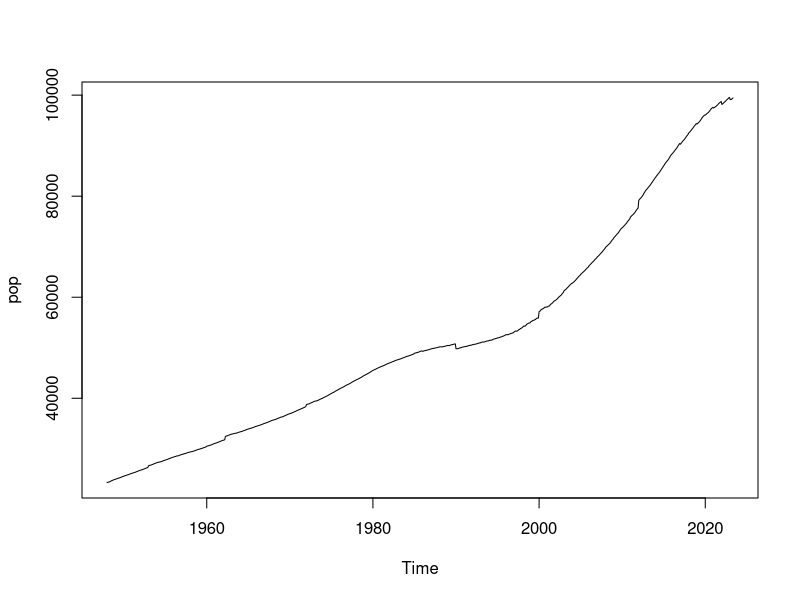
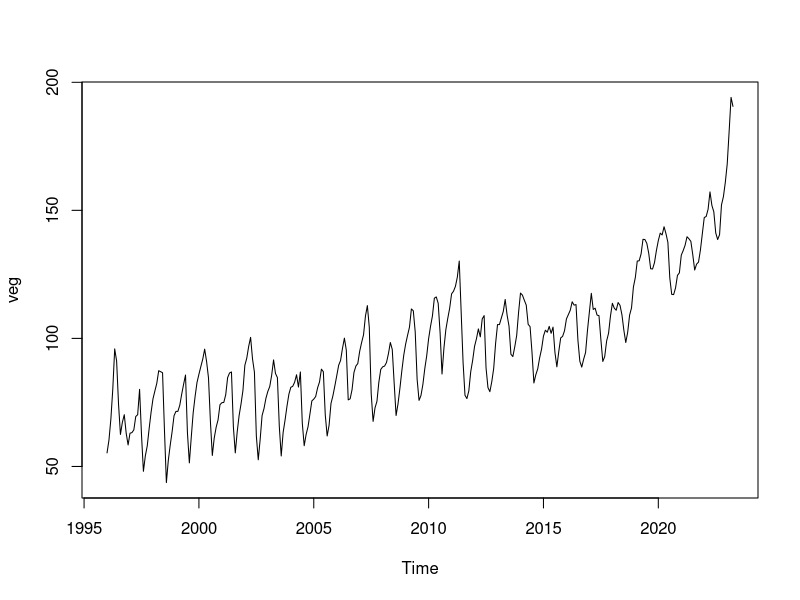
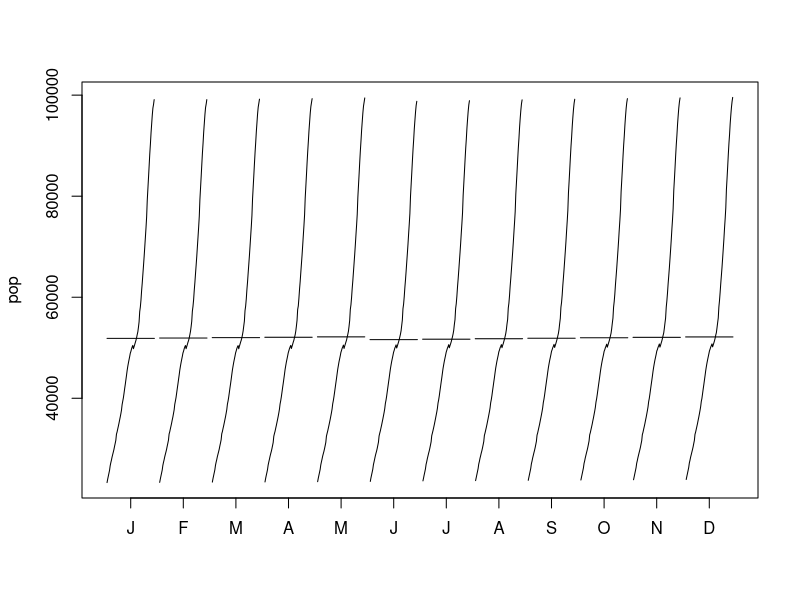
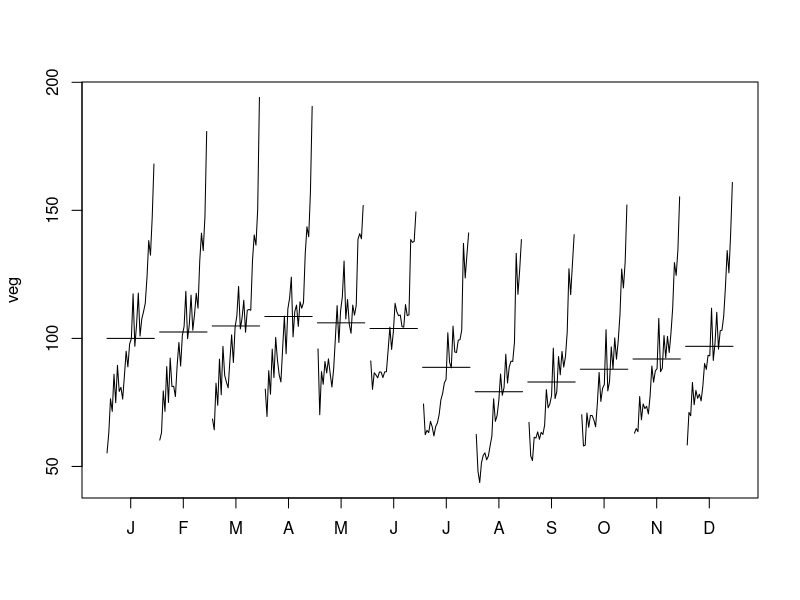
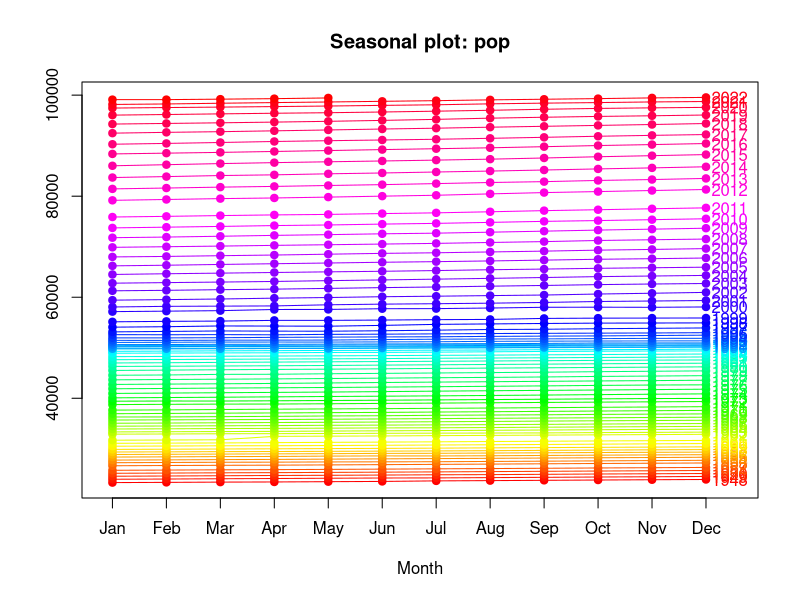
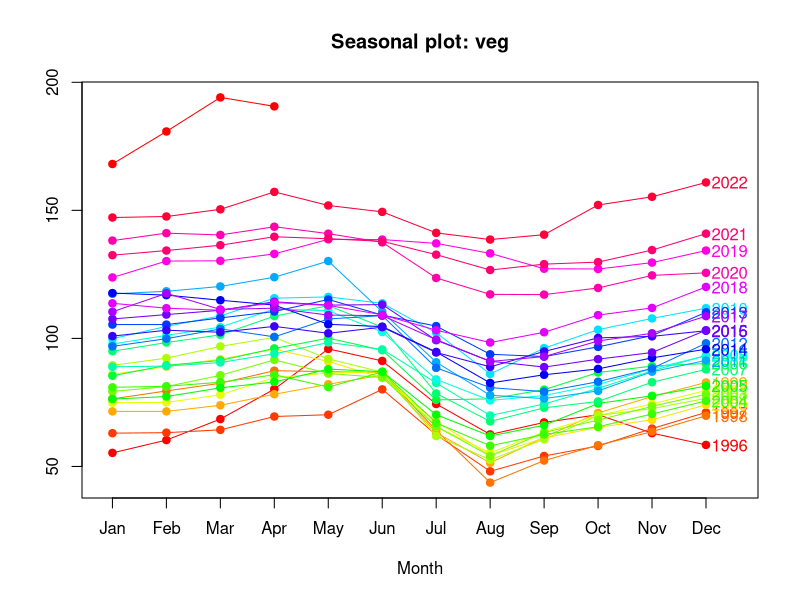
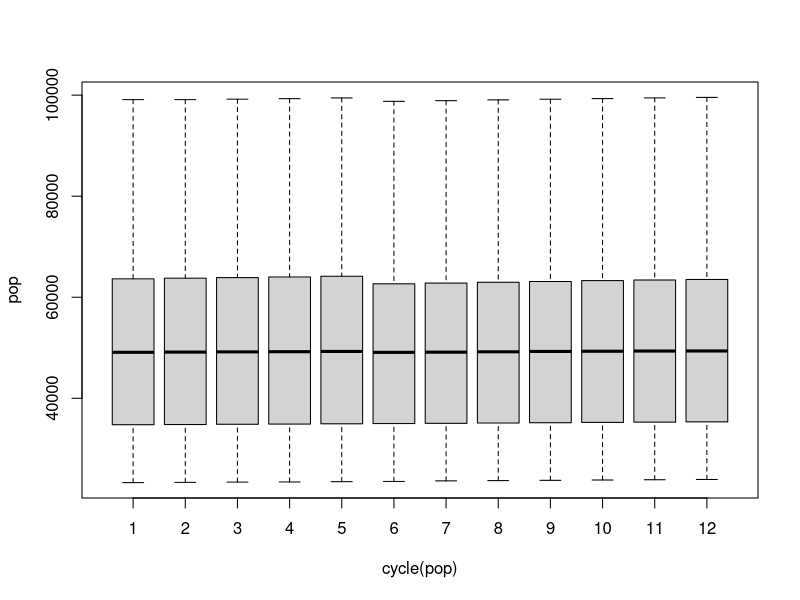
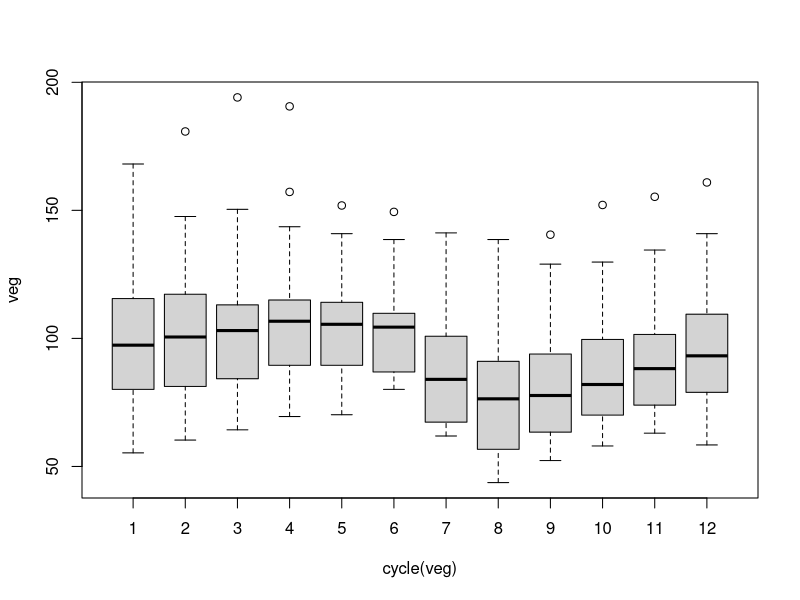

These charts were generated, in order, by the following R code: (Note: a time limit stopped this script after it produced the figures.)
## ---- chunk 1
knitr::opts_chunk$set(echo = TRUE)
## ---- chunk 2
setwd('C:/Users/marty/Desktop/GITHUB/ts')
pop <- read.csv('pop.csv')
veg <- read.csv('veg.csv')

colnames(pop) <- c('data','liczba')
colnames(veg) <- c('data', 'cena')

pop$data <- as.Date(pop$data)
pop$liczba <- as.numeric(pop$liczba)

veg$data <- as.Date(veg$data)
veg$cena <- as.numeric(veg$cena)

pop <- ts(pop$liczba, start=1948, frequency = 12)
pop

veg <- ts(veg$cena, start=1996, frequency = 12)
veg

is.ts(pop)
is.ts(veg)
## ---- chunk 3
options(scipen=5)
plot(pop)
## ---- chunk 4
plot(veg)
## ---- chunk 5
monthplot(pop)

monthplot(veg)
## ---- chunk 6
library(forecast)

seasonplot(pop, 
           col = rainbow(75), 
           year.labels = TRUE, 
           pch = 19)

seasonplot(veg, 
           col = rainbow(27), 
           year.labels = TRUE, 
           pch = 19)
## ---- chunk 7
boxplot(pop ~ cycle(pop))
boxplot(veg ~ cycle(veg))
## ---- chunk 8
lag.plot(pop, lags=12, do.lines=FALSE)
lag.plot(veg, lags=12, do.lines=FALSE)

## ---- chunk 9
acf(pop)
## ---- chunk 10
acf(veg)
## ---- chunk 11
pacf(pop)
## ---- chunk 12
pacf(veg)
## ---- chunk 13
dpop <- decompose(pop, type = "additive")
plot(dpop)
## ---- chunk 14
dpop1 <- decompose(pop, type = "multiplicative")
plot(dpop1)
## ---- chunk 15
dveg <- decompose(veg, type = "additive")
plot(dveg)
## ---- chunk 16
dveg1 <- decompose(veg, type = "multiplicative")
plot(dveg1)
## ---- chunk 17
ts1ma1 <- filter(pop, sides=2, filter=rep(1/3,3))
ts1ma2 <- filter(pop, sides=2, filter=rep(1/7,7))
ts1ma3 <- filter(pop, sides=2, filter=rep(1/25,25))
plot(pop, col="black", lty=2)
lines(ts1ma1, col="red", lty=2)
lines(ts1ma2, col="blue", lty=2)
lines(ts1ma3, col="green", lty=2)
## ---- chunk 18
ts1ma11 <- filter(veg, sides=2, filter=rep(1/11,11))
ts1ma22 <- filter(veg, sides=2, filter=rep(1/20,20))
ts1ma33 <- filter(veg, sides=2, filter=rep(1/25,25))

plot(veg, col="black", lty=2)
lines(ts1ma11, col="red", lty=2)
#lines(ts1ma22, col="blue", lty=2)
lines(ts1ma33, col="green", lty=2)
## ---- chunk 19
pop_poly1 <- tslm(pop~trend)
pop_poly2 <- tslm(pop ~ trend + season)

plot(pop)
lines(fitted(pop_poly1), col = "blue", lty = 1)
lines(fitted(pop_poly2), col = "red", lty = 2)
## ---- chunk 20
veg_poly1 <- tslm(veg~trend)
veg_poly2 <- tslm(veg ~ trend + season)

plot(veg)
lines(fitted(veg_poly1), col = "blue", lty = 1)
lines(fitted(veg_poly2), col = "red", lty = 2)
## ---- chunk 21
dpop.trend <- dpop$trend
dpop.sezonowosc <- dpop$seasonal
dpop.indeksy <- dpop$figure
dpop.reszty <- dpop$random
barplot(dpop.indeksy, names.arg = month.abb, main="Indeksy sezonowe")
tsdisplay(dpop.reszty, main="reszty losowe")

dveg.trend <- dveg$trend
dveg.sezonowosc <- dveg$seasonal
dveg.indeksy <- dveg$figure
dveg.reszty <- dveg$random
barplot(dveg.indeksy, names.arg = month.abb, main="Indeksy sezonowe")
tsdisplay(dveg.reszty, main="reszty losowe")
## ---- chunk 22
dveg1 <- decompose(veg, type = "multiplicative")
dveg2 <- seasadj(dveg1)
plot(veg)
lines(dveg2, col="orange", lty=1)
## ---- chunk 23
#Przed
tsdisplay(pop)
#Po
popdiff <- diff(pop)
tsdisplay(popdiff)
popdiff1 <- diff(popdiff, lag=12)  
tsdisplay(popdiff1)

#Przed
tsdisplay(veg)
#Po
vegdiff <- diff(veg)
tsdisplay(vegdiff)
vegdiff1 <- diff(vegdiff, lag=12)
tsdisplay(vegdiff1)
## ---- chunk 24
library(tseries)
kpss.test(popdiff1)
kpss.test(vegdiff1)
## ---- chunk 25
SB2 <- rnorm(n=50)
SB2 <- as.ts(SB2)
tsdisplay(SB2, main="Szum biały dla n=50")
## ---- chunk 26
tsdisplay(SB2)
tsdisplay(popdiff1)
## ---- chunk 27
tsdisplay(SB2)
tsdisplay(vegdiff1)
## ---- chunk 28
popdiff1.yw <- ar(popdiff1, aic=FALSE, order.max=36, method=c("yule-walker"))
popdiff1.yw
## ---- chunk 29
popdiff1.mle <- ar(popdiff1, aic=FALSE, order.max=36, method=c("mle"))
popdiff1.mle
## ---- chunk 30
popdiff1.aic <- ar(popdiff1, aic=TRUE)
popdiff1.aic
## ---- chunk 31
vegdiff1.yw <- ar(vegdiff1, aic=FALSE, order.max=36, method=c("yule-walker"))
vegdiff1.yw

## ---- chunk 32
vegdiff1.mle <- ar(vegdiff1, aic=FALSE, order.max=36, method=c("mle"))
vegdiff1.mle
## ---- chunk 33
vegdiff1.aic <- ar(vegdiff1, aic=TRUE)
vegdiff1.aic
## ---- chunk 34
popdiff1_arima36 <- arima(popdiff1, order=c(0,0,36))
summary(popdiff1_arima36)

popdiff1_arima24 <- arima(popdiff1, order=c(0,0,24))
summary(popdiff1_arima24)

popdiff1_arima12 <- arima(popdiff1, order=c(0,0,12))
summary(popdiff1_arima12)
## ---- chunk 35
vegdiff1_arima35 <- arima(vegdiff1, order=c(0,0,35))
summary(vegdiff1_arima35)

vegdiff1_arima23 <- arima(vegdiff1, order=c(0,0,23))
summary(vegdiff1_arima23)

vegdiff1_arima12 <- arima(vegdiff1, order=c(0,0,12))
summary(vegdiff1_arima12)
## ---- chunk 36
popdiff1_auto_arimaAIC <- auto.arima(popdiff1,ic="aic")
popdiff1_auto_arimaAIC

popdiff1_auto_arimaAICC <- auto.arima(popdiff1,ic="aicc")
popdiff1_auto_arimaAICC

popdiff1_auto_arimaBIC <- auto.arima(popdiff1,ic="bic")
popdiff1_auto_arimaBIC
## ---- chunk 37
vegdiff1_auto_arimaAIC <- auto.arima(vegdiff1,ic="aic")
vegdiff1_auto_arimaAIC

vegdiff1_auto_arimaAICC <- auto.arima(vegdiff1,ic="aicc")
vegdiff1_auto_arimaAICC

vegdiff1_auto_arimaBIC <- auto.arima(vegdiff1,ic="bic")
vegdiff1_auto_arimaBIC
## ---- chunk 38
popwyciete <- window(pop, start = c(1948,1), end = c(2020,12))

pop.meanf <- meanf(popwyciete, h = 29)
par(mfrow=c(2,1))
plot(pop, main="Oryginalny szereg")
plot(pop.meanf, main="Prognoza na podstawie średniej (szereg z trendem)")

popdiff1wyciete <- window(popdiff1, start = c(1948,1), end = c(2020,12))

pop.meanf1 <- meanf(popdiff1wyciete, h = 29)
par(mfrow=c(2,1))
plot(popdiff1, main="Oryginalny szereg stacjonarny")
plot(pop.meanf1, main="Prognoza na podstawie średniej (szereg z trendem - stacjonarny)")

pop.naive <- naive(popwyciete, h=29)
par(mfrow=c(2,1))
plot(pop, main="Oryginalny szereg")
plot(pop.naive, main="Metoda naiwna (szereg z trendem)")

pop.snaive <- snaive(popwyciete, h=29)
par(mfrow=c(2,1))
plot(pop, main="Oryginalny szereg")
plot(pop.snaive, main="Metoda naiwna sezonowa")

pop.dryft <- rwf(popwyciete, h=28, drift = TRUE)
par(mfrow=c(2,1))
plot(pop, main="Oryginalny szereg")
plot(pop.dryft, main="Metoda naiwna z dryftem")



vegwyciete <- window(veg, start = c(1996,1), end = c(2020,12))

veg.meanf <- meanf(vegwyciete, h = 28)
par(mfrow=c(2,1))
plot(veg, main="Oryginalny szereg")
plot(veg.meanf, main="Prognoza na podstawie średniej (szereg z trendem i sezonowością)", ylim=c(40,200))

vegdiff1wyciete <- window(vegdiff1, start = c(1996,1), end = c(2020,12))

veg.meanf1 <- meanf(vegdiff1wyciete, h = 28)
par(mfrow=c(2,1))
plot(vegdiff1wyciete, main="Oryginalny szereg stacjonarny")
plot(veg.meanf1, main="Prognoza na podstawie średniej (szereg z trendem i sezonowością - stacjonarny)", ylim=c(40,200))

veg.naive <- naive(vegwyciete, h=28)
par(mfrow=c(2,1))
plot(veg, main="Oryginalny szereg")
plot(veg.naive, main="Metoda naiwna")

veg.snaive <- snaive(vegwyciete, h=28)
par(mfrow=c(2,1))
plot(veg, main="Oryginalny szereg")
plot(veg.snaive, main="Metoda naiwna sezonowa",ylim=c(40,200))

veg.dryft <- rwf(vegwyciete, h=28, drift = TRUE)
par(mfrow=c(2,1))
plot(veg, main="Oryginalny szereg")
plot(veg.dryft, main="Metoda naiwna z dryftem",ylim=c(40,200))
## ---- chunk 39
hw.pop <- hw(popwyciete)
par(mfrow=c(2,1))
plot(pop, main="Oryginalny szereg")
plot(hw.pop, main="Prognozowanie za pomocą metody Holt-Wintersa")

hw.veg <- hw(vegwyciete)
par(mfrow=c(2,1))
plot(veg, main="Oryginalny szereg")
plot(hw.veg, main="Prognozowanie za pomocą metody Holt-Wintersa")

arima.pop <- forecast(popwyciete, h=29)
par(mfrow=c(2,1))
plot(pop, main="Oryginalny szereg")
plot(arima.pop, main="Prognozowanie za pomocą modelu ARIMA")

arima.veg <- forecast(vegwyciete, h=28)
par(mfrow=c(2,1))
plot(veg, main="Oryginalny szereg")
plot(arima.veg, main="Prognozowanie za pomocą modelu ARIMA")
